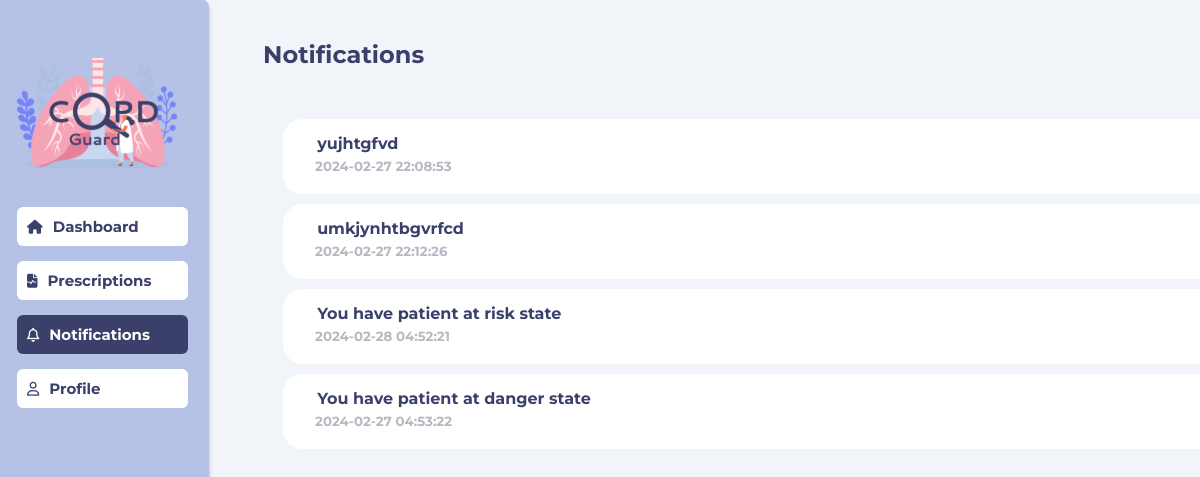
The app's page /Notifications.php (signed in) with its own data.
### tables this page shows
CREATE TABLE `notifications` (
  `Notification_ID` int(11) NOT NULL,
  `PatientAlarm` varchar(100) NOT NULL,
  `HProviderAlarm` varchar(100) NOT NULL,
  `Patient_id` int(11) NOT NULL,
  `HProvider_id` int(11) NOT NULL,
  `Status` enum('new','old') NOT NULL DEFAULT 'new',
  `EnterTime` datetime NOT NULL DEFAULT current_timestamp()
);

### Controller.php (called while the page is built, shortened)
<?php
function getHProviderNotifications($Healthcare_Provider_ID)
{
    $db = connectDB();
    $result = mysqli_query($db, "SELECT * FROM `notifications` WHERE `HProvider_id`='$Healthcare_Provider_ID';");
    $Notifications = array();
    while ($row = mysqli_fetch_array($result)) {
        $Notifications[] = $row;
    }
    return $Notifications;
}

### Notifications.php (the view, shortened to what this page needs)
<?php
require_once 'Controller.php';
$notifications = getHProviderNotifications(currentUserId());
?>
<!DOCTYPE html>
<html lang="en">
<head>
    <link rel="stylesheet" href="./css/all.min.css" />
    <link rel="stylesheet" href="./css/framework.css">
    <link rel="stylesheet" href="./css/master.css">
</head>
<body>
    <div class="page d-flex">
        <div class="sidebar bg-white p-20 p-relative">
            <br><br>
            <br><br>
            <ul>
                <li class="mb-15">
                    <a class=" d-flex align-center fs-14 c-white rad-6 p-10" href="HPDashboard.php">
                        <i class="fa fa-solid fa-house"></i>
                        <span>Dashboard</span>
                    </a>
                </li>
                <li class="mb-15">
                    <a class=" d-flex align-center fs-14 c-white rad-6 p-10 " href="Prescriptions.php">
                        <i class="fa fa-solid fa-file-waveform"></i>
                        <span>Prescriptions</span>
                    </a>
                </li>
                <li class="mb-15">
                    <a class="active d-flex align-center fs-14 c-white  rad-6 p-10" href="Notifications.php">
                        <i class="fa fa-regular fa-bell"></i>
                        <span>Notifications</span>
                    </a>
                </li>
                <li class="mb-15">
                    <a class=" d-flex align-center fs-14 c-white  rad-6 p-10" href="Profile.php">
                        <i class="fa fa fa-regular fa-user"></i>
                        <span>Profile</span>
                    </a>
                </li>
            </ul>
        </div>
        <div class="content w-full">
            <h2 class="mt-40 ml-50 c-blue-alt mb-40 "> Notifications </h2>
            <div class="projects p-10">
                <div class="boxes ml-60" id="notification-container">
                    <?php if (!empty($notifications)) {
                        foreach ($notifications as $notify) {
                            if ($notify["Status"] == "new") { ?>
                                <div class="box w-full bg-blue-t rad-20  p-15 mb-10 notification-template"
                                    onclick="window.location='HPDashboard.php?pid=<?php echo $notify['Patient_id'] . '&seen=' . $notify['Notification_ID']; ?>';">
                                    <div class="cell">
                                        <h4 class="c-blue-alt mt-0 mb-5 ">&nbsp;
                                            <span class="alarm">
                                                <?php echo $notify['HProviderAlarm']; ?>
                                            </span>
                                            <i class="fa fa-solid fa-triangle-exclamation c-red "></i>
                                        </h4>
                                    </div>
                                    <div class="cell">
                                        <h5 class="c-grey mt-0 mb-5  "> &emsp;
                                            <span class="alarmDateTime">
                                                <?php echo $notify['EnterTime']; ?>
                                            </span>
                                        </h5>
                                    </div>
                                </div>
                            <?php } else {
                                echo '<style> .old:nth-child(1)::before { background-color:white; !importanat;  } </style>'; ?>
                                <div class="box w-full bg-white rad-20  p-15 mb-10 notification-template"
                                    onclick="window.location='HPDashboard.php?pid=<?php echo $notify['Patient_id']; ?>';">
                                    <div class="cell old">
                                        <h4 class="c-blue-alt mt-0 mb-5 ">&nbsp;
                                            <span class="alarm">
                                                <?php echo $notify['HProviderAlarm']; ?>
                                            </span>
                                        </h4>
                                    </div>
                                    <div class="cell">
                                        <h5 class="c-grey mt-0 mb-5  "> &emsp;
                                            <span class="alarmDateTime">
                                                <?php echo $notify['EnterTime']; ?>
                                            </span>
                                        </h5>
                                    </div>
                                </div>
                            <?php }
                        }
                    } else {
                        echo "<center class='c-red pl-0 p-50 w-full' colspan='2'>There is no notification yet ...</center>";
                    } ?>
                </div>
            </div>
        </div>
    </div>
</body>
</html>

### css/framework.css (style rules this page uses)
:root { --blue-color: #7585F8; --blue-alt-color: #3B406B; --orange-color: #f59e0b; --green-color: #69C6A7; --red-color: #f44336; --grey-color: #B7B8C1; }
.d-flex { display: flex; }
.align-center { align-items: center; }
.p-10 { padding: 10px; }
.p-15 { padding: 15px; }
.p-20 { padding: 20px; }
.mt-0 { margin-top: 0; }
.mt-40 { margin-top: 40px; }
.mb-5 { margin-bottom: 5px; }
.mb-10 { margin-bottom: 10px; }
.mb-15 { margin-bottom: 15px; }
.mb-40 { margin-bottom: 40px; }
.ml-50 { margin-left: 50px; }
.ml-60 { margin-left: 60px; }
.bg-white { background-color: white; }
.c-white { color: white; }
.c-grey { color: var(--grey-color); }
.c-blue-alt { color: var(--blue-alt-color); }
.p-relative { position: relative; }
.fs-14 { font-size: 14px; }
.rad-6 { border-radius: 6px; }
.rad-20 { border-radius: 20px; }
.w-full { width: 100%; }

### css/master.css (style rules this page uses)
:root { --blue-color: #B5C2E6; --blue-alt-color: #3B406B; --orange-color: #f59e0b; --green-color: #22c55e; --red-color: #f44336; --grey-color: #B7B8C1; }
* { box-sizing: border-box; }
body { margin: 0; font-family: "Montserrat", sans-serif; }
a { text-decoration: none; }
ul { list-style: none; padding: 0; }
.page { background-color: #F1F5F9; min-height: 100vh; }
.sidebar { width: 250px; box-shadow: 0 0 10px #DDD; box-sizing: border-box; left: -4px; right: 1131px; top: 29px; background: #FFFFFF; border: 1px solid #DFE0EB; box-shadow: 0px 4px 4px rgba(0, 0, 0, 0.25); border-radius: 8px; max-height: 94vh; }
.sidebar ul li a { transition: 0.3s; margin-bottom: 5px; background-color: white; color: var(--blue-alt-color) }
.sidebar ul li a:hover, .sidebar ul li a.active { background-color: var(--blue-alt-color); color: white; }
.sidebar ul li a span { font-size: 15px; margin-left: 10px; font-weight: bold; }
.content { overflow: hidden; }

### Notifications.php (style rules this page uses)
.boxes { display: flex; align-items: start; flex-direction: column; justify-content: space-between; }
.sidebar { top: -1px !important; background: #B5C2E6 !important; border-color: #B5C2E6 !important; max-height: -webkit-fill-available !important; }
.box { display: flex; flex-direction: column; align-items: start; justify-content: space-between; width: 1000px; cursor: pointer; }
.cell { display: flex; flex-direction: row; justify-content: space-evenly; align-items: stretch; }
.cell:nth-child(1)::before { content: ''; border-radius: 5px; width: 10px; background: red; height: 10px; }
.old:nth-child(1)::before { background-color:white; !importanat; }

### records on screen
notifications: HProviderAlarm "yujhtgfvd", EnterTime "2024-02-27 22:08:53"
notifications: HProviderAlarm "umkjynhtbgvrfcd", EnterTime "2024-02-27 22:12:26"
notifications: HProviderAlarm "You have patient at risk state", EnterTime "2024-02-28 04:52:21"
notifications: HProviderAlarm "You have patient at danger state", EnterTime "2024-02-27 04:53:22"
